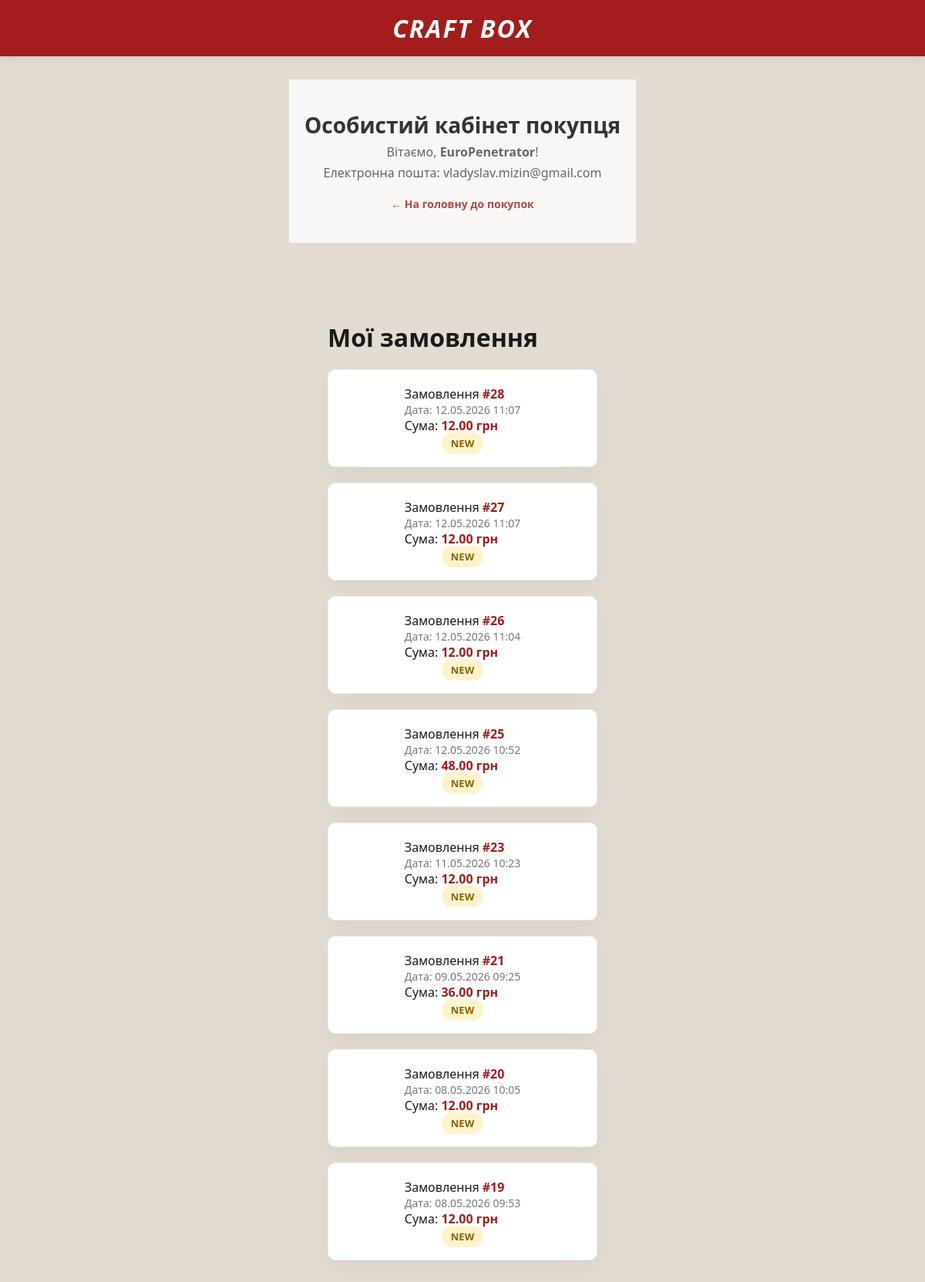
The app's page /customer_profile.php (signed in) with its own data.
### tables this page shows
CREATE TABLE `users` (
  `id` int(11) NOT NULL,
  `name` varchar(100) DEFAULT NULL,
  `email` varchar(100) DEFAULT NULL,
  `password` varchar(255) DEFAULT NULL,
  `role` enum('buyer','seller') DEFAULT NULL
);

CREATE TABLE `orders` (
  `id` int(11) NOT NULL,
  `user_id` int(11) DEFAULT NULL,
  `customer_name` varchar(255) DEFAULT NULL,
  `phone` varchar(20) DEFAULT NULL,
  `address` text NOT NULL,
  `total_price` decimal(10,2) DEFAULT NULL,
  `items_json` text DEFAULT NULL,
  `status` enum('new','processing','completed') DEFAULT 'new',
  `created_at` timestamp NOT NULL DEFAULT current_timestamp()
);

### customer_profile.php (the view, shortened to what this page needs)
<?php
require 'config.php';
$user_id = $_SESSION['user_id'];
$stmt_user = $pdo->prepare("SELECT * FROM users WHERE id = ?");
$stmt_user->execute([$user_id]);
$user = $stmt_user->fetch();
$stmt_orders = $pdo->prepare("SELECT * FROM orders WHERE user_id = ? ORDER BY created_at DESC");
$stmt_orders->execute([$user_id]);
$orders = $stmt_orders->fetchAll();
?>
<!DOCTYPE html>
<html lang="uk">
<head>
    <link rel="stylesheet" href="style.css">
</head>
<body>
    <div class="header-logo">
        <a href="index.php" style="text-decoration: none; color: inherit;"><h1>Craft Box</h1></a>
    </div>
    <div class="profile-header">
        <div class="profile-info">
            <h2>Особистий кабінет покупця</h2>
            <p>Вітаємо, <b><?php echo htmlspecialchars($user['name']); ?></b>!</p>
            <p>Електронна пошта: <?php echo htmlspecialchars($user['email']); ?></p>
            <a href="index.php" class="back-link">← На головну до покупок</a>
        </div>
    </div>
    <div class="orders-section">
        <h3 class="catalog-title" style="text-align: left; margin-bottom: 20px;">Мої замовлення</h3>
        <?php if ($orders): ?>
            <?php foreach ($orders as $order): ?>
                <div class="order-card">
                    <div class="order-details">
                        <p>Замовлення <b>#<?php echo $order['id']; ?></b></p>
                        <p style="font-size: 14px; color: #777;">Дата: <?php echo date('d.m.Y H:i', strtotime($order['created_at'])); ?></p>
                        <p>Сума: <b><?php echo number_format($order['total_price'], 2, '.', ''); ?> грн</b></p>
                    </div>
                    <div>
                        <span class="order-status <?php echo ($order['status'] == 'Виконано') ? 'status-completed' : 'status-pending'; ?>">
                            <?php echo htmlspecialchars($order['status']); ?>
                        </span>
                    </div>
                </div>
            <?php endforeach; ?>
        <?php endif; ?>
    </div>
</body>
</html>

### style.css (style rules this page uses)
* { box-sizing: border-box; margin: 0; padding: 0; font-family: 'Segoe UI', Roboto, Helvetica, Arial, sans-serif; }
body { background-color: #e3dcd2; color: #1a1a1a; min-height: 100vh; padding: 0; display: flex; flex-direction: column; align-items: center; overflow-x: hidden; }
.header-logo { position: relative; width: 100%; background-color: #a31d1d; padding: 15px 0; text-align: center; box-shadow: 0 2px 10px rgba(0,0,0,0.1); z-index: 1001; }
.header-logo h1 { color: #fff; font-weight: 900; text-transform: uppercase; font-style: italic; letter-spacing: 2px; margin: 0; }
.catalog-title { font-size: 32px; font-weight: 800; margin: 50px 0 30px; text-align: center; width: 100%; }
body { background-color: #e3dcd2; color: #1a1a1a; min-height: 100vh; display: flex; flex-direction: column; align-items: center; }
.header-logo { width: 100%; background-color: #a31d1d; padding: 15px 0; text-align: center; box-shadow: 0 2px 10px rgba(0,0,0,0.1); margin-bottom: 30px; }
.order-card { background: rgba(255, 255, 255, 0.7); backdrop-filter: blur(10px); border: 1px solid rgba(255, 255, 255, 0.3); border-radius: 24px; padding: 25px; box-shadow: 0 10px 30px rgba(0,0,0,0.05); width: calc(50% - 10px); min-width: 350px; display: flex; flex-direction: column; }
.order-status { color: #a31d1d; font-weight: bold; text-transform: uppercase; }
.back-link { color: white; text-decoration: none; font-size: 14px; opacity: 0.8; }
.order-card { background: rgba(255, 255, 255, 0.7); backdrop-filter: blur(10px); -webkit-backdrop-filter: blur(10px); border: 1px solid rgba(255, 255, 255, 0.3); border-radius: 24px; padding: 25px; box-shadow: 0 10px 30px rgba(0,0,0,0.05); width: calc(50% - 10px); min-width: 350px; display: flex; flex-direction: column; }

### customer_profile.php (style rules this page uses)
.profile-header { text-align: center; padding: 40px 20px; background: #f9f7f5; margin-bottom: 30px; border-bottom: 1px solid #ddd; }
.profile-info h2 { font-size: 28px; color: #333; }
.profile-info p { color: #666; margin-top: 5px; }
.orders-section { max-width: 1000px; margin: 0 auto; padding: 20px; }
.order-card { background: #fff; border: 1px solid #eee; border-radius: 10px; padding: 20px; margin-bottom: 20px; display: flex; justify-content: space-between; align-items: center; transition: 0.3s; }
.order-details b { color: #a11e1e; }
.order-status { padding: 5px 12px; border-radius: 15px; font-size: 13px; font-weight: bold; background: #ececec; }
.status-pending { background: #fff3cd; color: #856404; }
.back-link { display: inline-block; margin-top: 20px; color: #a11e1e; text-decoration: none; font-weight: bold; }

### records on screen
users: name "EuroPenetrator", email "vladyslav.mizin@gmail.com"
orders: id "28", created_at "12.05.2026 11:07", total_price "12.00", status "NEW"
orders: id "27", created_at "12.05.2026 11:07", total_price "12.00", status "NEW"
orders: id "26", created_at "12.05.2026 11:04", total_price "12.00", status "NEW"
orders: id "25", created_at "12.05.2026 10:52", total_price "48.00", status "NEW"
orders: id "23", created_at "11.05.2026 10:23", total_price "12.00", status "NEW"
orders: id "21", created_at "09.05.2026 09:25", total_price "36.00", status "NEW"
orders: id "20", created_at "08.05.2026 10:05", total_price "12.00", status "NEW"
orders: id "19", created_at "08.05.2026 09:53", total_price "12.00", status "NEW"
